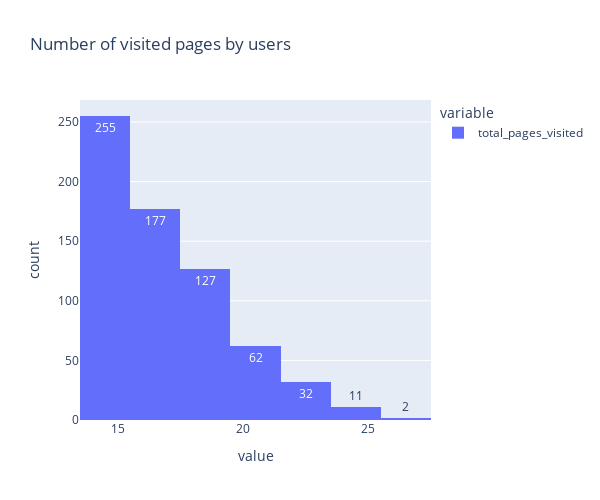

Here is the notebook cell this chart was saved with:
### Code cell
fig5 = px.histogram(data_converted["total_pages_visited"], 
            title="Number of visited pages by users", 
            nbins=10,
            text_auto=True).update_xaxes(categoryorder='total descending')

fig5.update_layout(autosize=True, 
                    width=600,
                    height=500
                    )
fig5.show()

### Figure 1 — Plotly figure (JSON) as saved in the notebook; plotly's stock layout.template omitted (floating-point values rounded to 4 significant figures; data arrays with more than 128 entries replaced by an {"elided": "..."} marker saying what was removed)
{"data": [{"alignmentgroup": "True", "bingroup": "x", "hovertemplate": "variable=total_pages_visited<br>value=%{x}<br>count=%{y}<extra></extra>", "legendgroup": "total_pages_visited", "marker": {"color": "#636efa", "pattern": {"shape": ""}}, "name": "total_pages_visited", "nbinsx": 10, "offsetgroup": "total_pages_visited", "orientation": "v", "showlegend": true, "texttemplate": "%{value}", "type": "histogram", "x": {"elided": "666 int values"}, "xaxis": "x", "yaxis": "y"}], "layout": {"autosize": true, "barmode": "relative", "height": 500, "legend": {"title": {"text": "variable"}, "tracegroupgap": 0}, "title": {"text": "Number of visited pages by users"}, "width": 600, "xaxis": {"anchor": "y", "categoryorder": "total descending", "domain": [0, 1], "title": {"text": "value"}}, "yaxis": {"anchor": "x", "domain": [0, 1], "title": {"text": "count"}}}}
